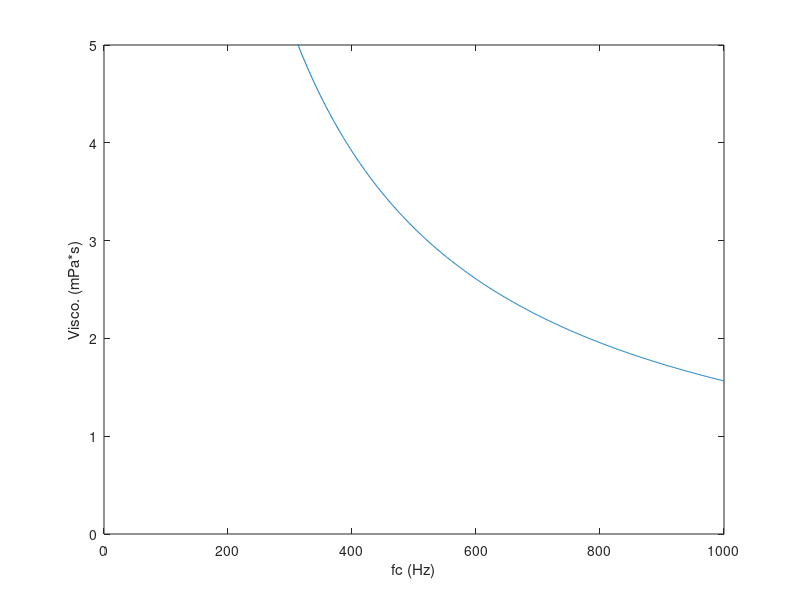

Here is the MATLAB script that generated this plot:
r=0.5E-6;%m
d=1061.03295394597;%kg/m^3
ft=65000;%Hz
fc=[1:1000];
visc=((4.*d.*(ft^2).*pi.*(r^2))./(9.*fc)).*1000;
%%
plot(fc,visc);
xlabel('fc (Hz)')
ylabel('Visco. (mPa*s)')
ylim([0 5])